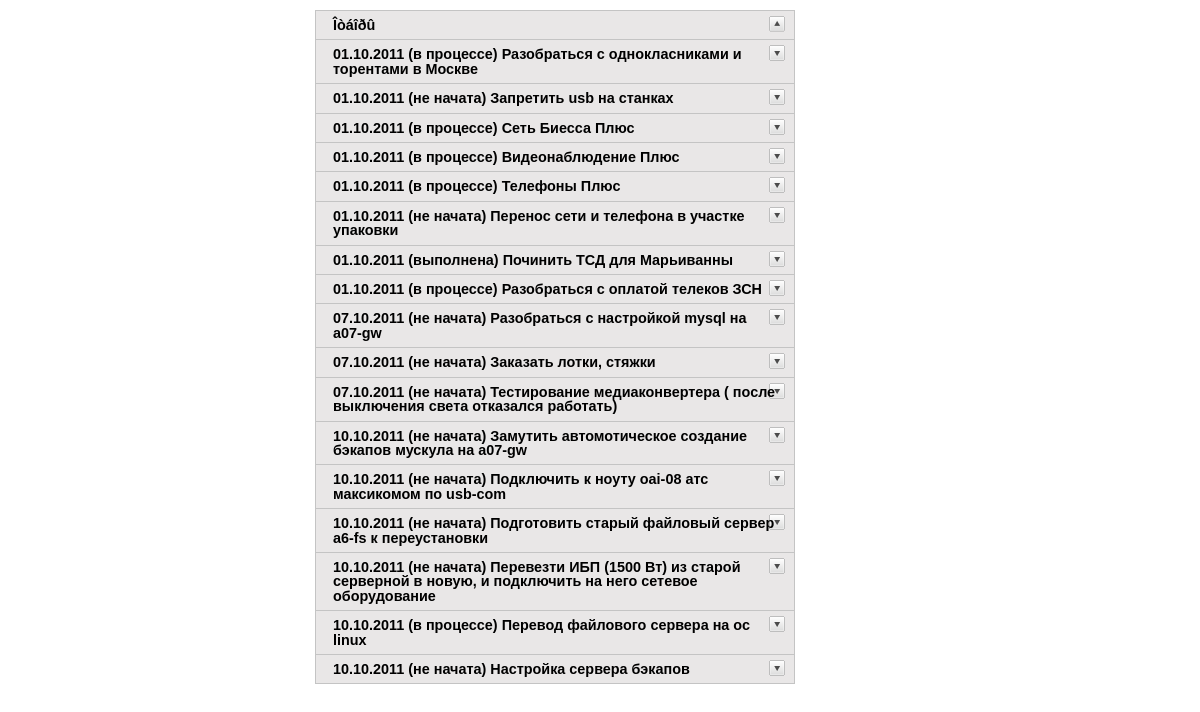
The app's page /WebTasks/index.php, older data.
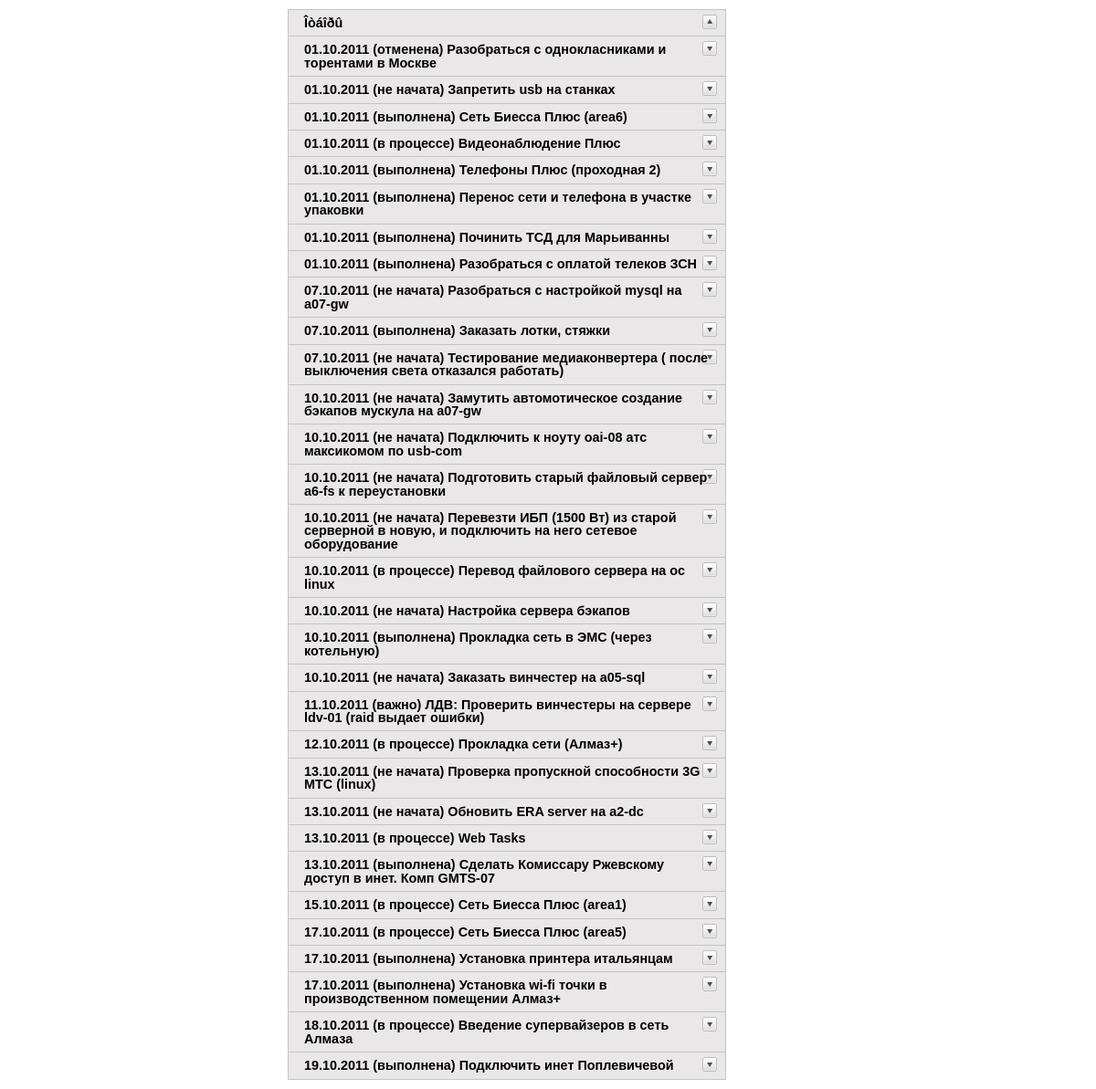
The same page, newer data.
### tables this page shows
CREATE TABLE IF NOT EXISTS `Tasks` (
  `id_Task` int(10) NOT NULL AUTO_INCREMENT,
  `Name` text,
  `id_worker` int(3) DEFAULT NULL,
  `id_chief` int(3) DEFAULT NULL,
  `date` datetime DEFAULT NULL,
  `status` varchar(50) DEFAULT NULL,
  PRIMARY KEY (`id_Task`)
);

### WebTasks/config.php (called while the page is built, shortened)
<?php
function status($status)
  {
	 if ($status == "âàæíî")
     {
      $text = "<font color='red'>".$status."</font>";
     }
	 elseif ($status == "â ïðîöåññå")
     {
      $text = "<font color='blue'>".$status."</font>";
     }
    else
     {
      $text = $status;
     }
   return $text;
  }
function mysql_query_or_die($query)
  {
	 $res = mysql_query($query);
	 return $res;
  }
?>

### WebTasks/index.php (the view, shortened to what this page needs)
<?php
include("config.php");
if (isset($_REQUEST['user_id'])) $user_id = $_REQUEST['user_id']; else $user_id = "5";
print "<html>
<head>
<meta http-equiv='Content-Type' content='text/html' />
<title>Accordion 1</title>
<script type='text/javascript' src='./js/jquery.min.js'></script>
<script type='text/javascript'>
$(document).ready(function(){
	$('.accordion h3:first').addClass('active');
	$('.accordion span').hide();
	$('.accordion h3').click(function(){
		$(this).next('span').slideToggle('slow')
		.siblings('span:visible').slideUp('slow');
		$(this).toggleClass('active');
		$(this).siblings('h3').removeClass('active');
	});
});
</script>
<style type='text/css'>
body {
	margin: 10px auto;
	width: 570px;
	font: 75%/120% Arial, Helvetica, sans-serif;
}
.accordion {
	width: 480px;
	border-bottom: solid 1px #c4c4c4;
}
.accordion h3 {
	background: #e9e7e7 url(img/arrow-square.gif) no-repeat right -51px;
	padding: 7px 17px;
	margin: 0;
	font: bold 120%/100% Arial, Helvetica, sans-serif;
	border: solid 1px #c4c4c4;
	border-bottom: none;
	cursor: pointer;
}
.accordion h3:hover {
	background-color: #e3e2e2;
}
.accordion h3.active {
	background-position: right 5px;
}
.accordion p {
	background: #f7f7f7;
	margin: 0;
	border-left: solid 1px #c4c4c4;
	border-right: solid 1px #c4c4c4;
}
span {
    background: #f7f7f7;
    margin: 0;
    display:none;
    border-left: solid 1px #c4c4c4;
    border-right: solid 1px #c4c4c4;
}
.accordion t1 {
	background: #e9e7e7;
}
.accordion label {
	font: bold 120%/100% Arial, Helvetica, sans-serif;
}
</style>
</head>
<body>
<div class='accordion'>
	<h3>Îòáîðû</h3>
	<span>
	<form name='test' method='post' action='input1.php'>
	<label class='label'>Ðàáîòíèêè:</label><br>
	<input type='checkbox' name='Worker' value='1'>Ðÿáèíèíà Òàòüÿíà
  <input type='checkbox' name='Worker' value='2'>Èâàíîâ Àíòîí
  <input type='checkbox' name='Worker' value='3'>Îìåëü÷óê Ñåðãåé
  <input type='checkbox' name='Worker' value='4'>Ëàõíîâ Àëåêñàíäð
  <input type='checkbox' name='Worker' value='5'>×óáóêèí Äåíèñ
	<input type='checkbox' name='Worker' value='6'>Êó÷åðåíêàî Àëåêñàíäð
  <input type='checkbox' name='Worker' value='7'>Ïàùåíêî Àëåêñàíäð	<br>
	<label class='label'>Ñòàòóñ:</label>	<br>
  <input type='checkbox' name='Status' value='1'>íå íà÷àòà
  <input type='checkbox' name='Status' value='2'>â ïðîöåññå
	<input type='checkbox' name='Status' value='3'>âàæíî
  <input type='checkbox' name='Status' value='4'>âûïîëíåíà
  <input type='checkbox' name='Status' value='5'>îòìåíåíà <br>
	<input type='submit' name='' value='Ñôîðìèðîâàòü'/>
	</form>
	</span>";
  $query = "SELECT DATE_FORMAT(Tasks.Date,'%d.%m.%Y') AS Date, Tasks.status AS Status,Tasks.Name,Workers.Name AS Worker,Tasks.id_Task,Tasks.id_Worker,Tasks.id_Chief,Chief.Name AS Chief FROM Tasks LEFT JOIN (SELECT Workers.id_Worker,Workers.Name FROM Workers) Workers ON Workers.id_Worker=Tasks.id_Worker LEFT JOIN (SELECT Workers.id_Worker,Workers.Name FROM Workers) Chief ON Chief.id_Worker=Tasks.id_Chief  WHERE Tasks.id_Worker=".$user_id." AND  Tasks.status<>'âûïîëíåíà' AND Tasks.status<>'îòìåíåíà'";
  $result = mysql_query_or_die($query);
  while ($row = mysql_fetch_assoc($result))
    {
     print "<h3>".$row["Date"]." (".status($row["Status"]).") ".$row["Name"]."</h3>";
    }
  print "
</div>
</body>
</html>";
?>

### WebTasks/index.php (style rules this page uses)
body { margin: 10px auto; width: 570px; font: 75%/120% Arial, Helvetica, sans-serif; }
.accordion { width: 480px; border-bottom: solid 1px #c4c4c4; }
.accordion h3 { background: #e9e7e7 url(img/arrow-square.gif) no-repeat right -51px; padding: 7px 17px; margin: 0; font: bold 120%/100% Arial, Helvetica, sans-serif; border: solid 1px #c4c4c4; border-bottom: none; cursor: pointer; }
.accordion h3.active { background-position: right 5px; }

Row changes from the older to the newer data that the page shows:
changed tasks "Разобраться с однокласниками и торентами в Москве": status "в процессе" → "отменена"
changed tasks: status "в процессе" → "выполнена"; Name "Сеть Биесса Плюс" → "Сеть Биесса Плюс (area6)"
changed tasks: status "в процессе" → "выполнена"; Name "Телефоны Плюс" → "Телефоны Плюс (проходная 2)"
changed tasks "Перенос сети и телефона в участке упаковки": status "не начата" → "выполнена"
changed tasks "Разобраться с оплатой телеков ЗСН": status "в процессе" → "выполнена"
changed tasks "Заказать лотки, стяжки": status "не начата" → "выполнена"
added tasks: Date "10.10.2011", status "выполнена", Name "Прокладка сеть в ЭМС (через котельную)"
added tasks: Date "10.10.2011", status "не начата", Name "Заказать винчестер на a05-sql"
added tasks: Date "11.10.2011", status "важно", Name "ЛДВ: Проверить винчеcтеры на сервере ldv-01 (raid выдает ошибки)"
added tasks: Date "12.10.2011", status "в процессе", Name "Прокладка сети (Алмаз+)"
added tasks: Date "13.10.2011", status "не начата", Name "Проверка пропускной способности 3G МТС (linux)"
added tasks: Date "13.10.2011", status "не начата", Name "Обновить ERA server на a2-dc"
added tasks: Date "13.10.2011", status "в процессе", Name "Web Tasks"
added tasks: Date "13.10.2011", status "выполнена", Name "Сделать Комиссару Ржевскому доступ в инет. Комп GMTS-07"
added tasks: Date "15.10.2011", status "в процессе", Name "Сеть Биесса Плюс (area1)"
added tasks: Date "17.10.2011", status "в процессе", Name "Сеть Биесса Плюс (area5)"
added tasks: Date "17.10.2011", status "выполнена", Name "Установка принтера итальянцам"
added tasks: Date "17.10.2011", status "выполнена", Name "Установка wi-fi точки в производственном помещении Алмаз+"
added tasks: Date "18.10.2011", status "в процессе", Name "Введение супервайзеров в сеть Алмаза"
added tasks: Date "19.10.2011", status "выполнена", Name "Подключить инет Поплевичевой"
